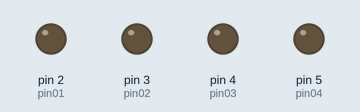
A sketch run on a simulated Arduino Uno, built with avr-gcc and run on an emulated ATmega328P. On the bench: output pins drawn as LEDs (lit = HIGH).

Above: at 0.6 s.
At 2.6 s:
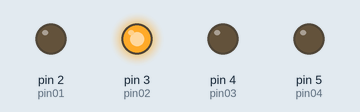
At 4.6 s:
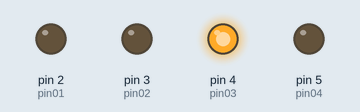
At 9.6 s:
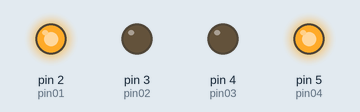
At 14.6 s:
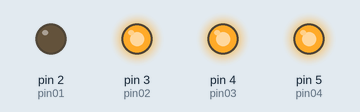
At 19.6 s:
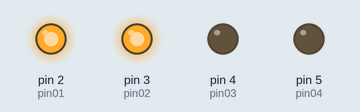
Timing chart, 0 to 20.9 s (numbered marks = the images above):
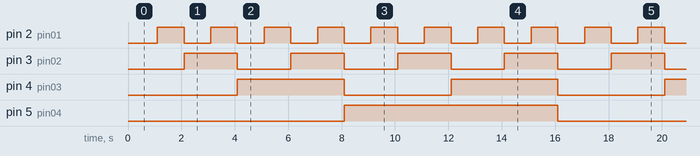

Measured:
- by itself, pin 2 (pin01): alternates HIGH for 1.0 s and LOW for 1.0 s
- by itself, pin 3 (pin02): alternates HIGH for 2.0 s and LOW for 2.0 s
- by itself, pin 4 (pin03): alternates HIGH for 4.0 s and LOW for 4.0 s
- by itself, pin 5 (pin04): alternates HIGH for 8.0 s and LOW for 8.0 s

The sketch:

BinaryLedCounter.ino
```cpp
// (licence header left out)
#include <math.h>

const int pin01 = 2;
const int pin02 = 3;
const int pin03 = 4;
const int pin04 = 5;

double getFracPart(double decimal) {
  double y, d;
  y = modf(decimal, &d);

  return y;
}

void digitalPrintDecimal(const int decimal) {
  int num = (double)decimal;

    digitalWrite(pin01, getFracPart(num / 2.0)  >= 0.5 ? HIGH : LOW);
    digitalWrite(pin02, getFracPart(num / 4.0)  >= 0.5 ? HIGH : LOW);
    digitalWrite(pin03, getFracPart(num / 8.0)  >= 0.5 ? HIGH : LOW);
    digitalWrite(pin04, getFracPart(num / 16.0) >= 0.5 ? HIGH : LOW);
}

void setup() {
  pinMode(pin01, OUTPUT);
  pinMode(pin02, OUTPUT);
  pinMode(pin03, OUTPUT);
  pinMode(pin04, OUTPUT);

  digitalWrite(pin01, LOW);
  digitalWrite(pin02, LOW);
  digitalWrite(pin03, LOW);
  digitalWrite(pin04, LOW);

  Serial.begin(9600);

  delay(100);
}

void loop() {
  for (int i = 0; i < 16; i++) {
    digitalPrintDecimal(i);
    delay(1000);
  }
}
```
